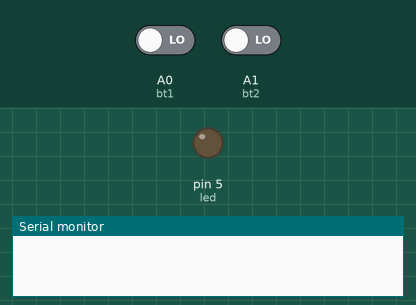
Bench run of a sketch on a simulated Arduino Uno, built with avr-gcc and run on an emulated ATmega328P. Shown: output pins drawn as LEDs (lit = HIGH), the last lines printed to the serial monitor. The test bench sets the inputs (shaded band); at power-on: A0 (bt1) LOW, A1 (bt2) LOW.

Above: at 1.2 s.
1.3 s: A0 (bt1) driven HIGH
At 2.3 s:
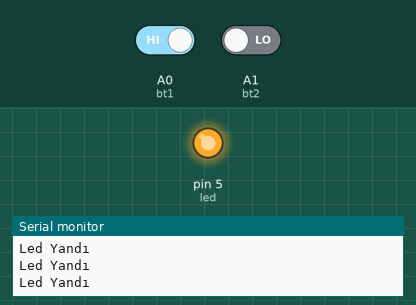
2.9 s: A1 (bt2) driven HIGH
At 3.5 s:
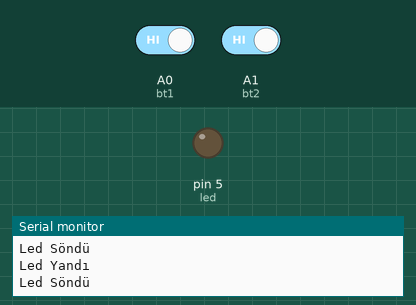
4.7 s: A1 (bt2) driven LOW
At 6.2 s:
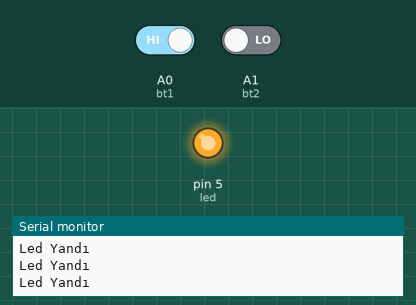
Timing chart, 0 to 7.7 s (numbered marks = the images above; inputs shaded):
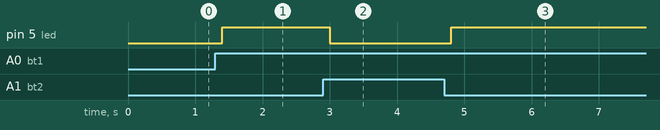

The sketch:

Button.ino
```cpp
#define led 5
#define bt1 A0
#define bt2 A1

byte bt1_drm = 0, bt2_drm = 0;

void setup()
{
  Serial.begin(9600);
  pinMode(led, OUTPUT);
  pinMode(bt1, INPUT);
  pinMode(bt2, INPUT);
}

void loop()
{
  bt1_drm = digitalRead(bt1);
  bt2_drm = digitalRead(bt2);
  if (bt1_drm == 1)
  {
    Serial.println("Led Yandı");
    digitalWrite(led, 1);
  }
  if (bt2_drm == 1)
  {
    Serial.println("Led Söndü");
    digitalWrite(led, 0);
  }

  delay(200);

}
```

Measured:
- after the input at 1.3 s, pin 5 (led): LOW → HIGH after 0.10 s
- after the input at 2.9 s, pin 5 (led): HIGH → LOW after 0.10 s
- after the input at 4.7 s, pin 5 (led): LOW → HIGH after 0.10 s
